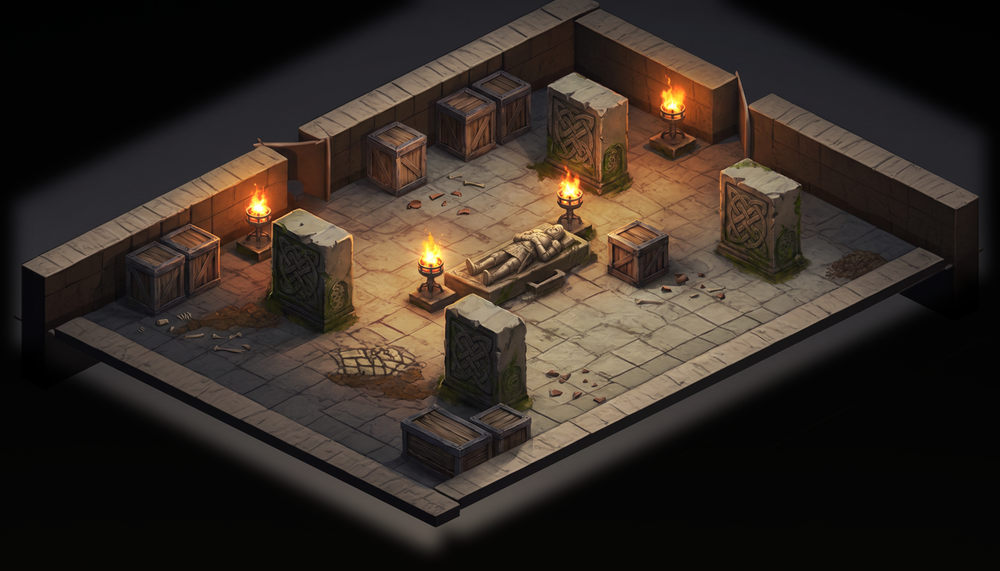
#> input picture extensions/renderers/unity/plates/crypt_kit_v1_registered.png, 1000 x 571 px, shrunk from 1344 x 768 before the run
$ python atelier_luma_gate.py ../plates/crypt_kit_v1_registered.png
#> lines starting #> are read from the running program, lines starting #| are printed output that depends on the picture
#!/usr/bin/env python3
# Staging-law luma gate on the beauty pass. Gate: 60-85% of pixels L<26, 2-5% L>60 (Rec.709 luma).
import sys
import numpy as np
from PIL import Image
p = sys.argv[1] if len(sys.argv) > 1 else "atelier_beauty_v4.png"
im = Image.open(p).convert("RGB")
#> im is the input picture: PIL image 1000x571 RGB; mean R, G, B 52.7, 43, 35.8
arr = np.asarray(im, dtype=np.float64)
n = arr.shape[0] * arr.shape[1]
#> n = 571000
if n == 0:
    print(f"{p}: empty image, cannot compute luma gate")
    sys.exit(1)
L = 0.2126 * arr[:, :, 0] + 0.7152 * arr[:, :, 1] + 0.0722 * arr[:, :, 2]
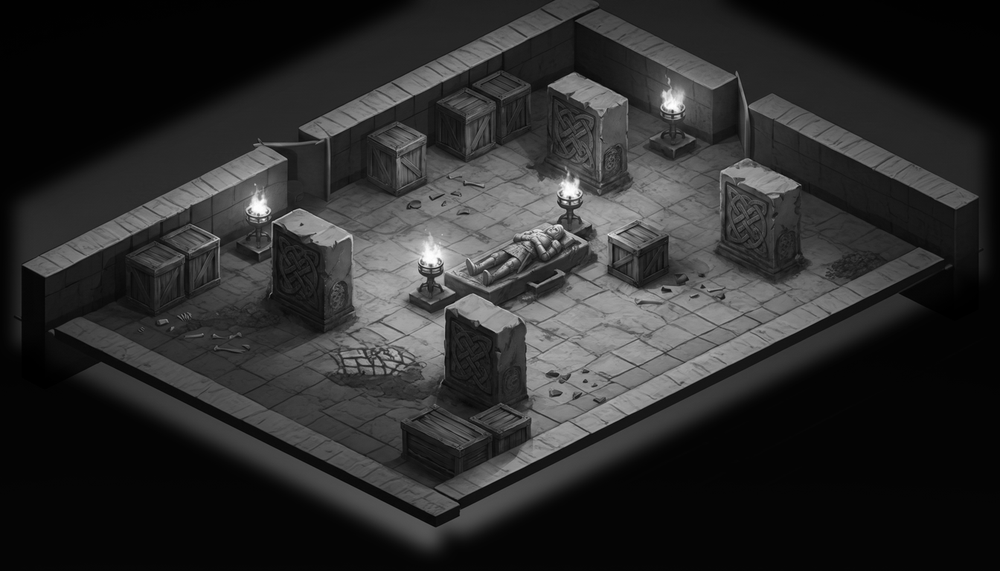
#> L: shape (571, 1000) float64; min 0, max 254.6, mean 44.5
dark = int(np.count_nonzero(L < 26))
#> dark = 252878
lit = int(np.count_nonzero(L > 60))
#> lit = 164790
tot = float(L.sum())
#> tot = 25433719.3
pd = 100.0 * dark / n
#> pd = 44.29
pl = 100.0 * lit / n
#> pl = 28.86
mean = tot / n
#> mean = 44.54
dark_ok = 60.0 <= pd <= 85.0
#> dark_ok = False
lit_ok = 2.0 <= pl <= 5.0
#> lit_ok = False
print(f"{p}: pixels={n} mean_L={mean:.2f}")
#| ../plates/crypt_kit_v1_registered.png: pixels=571000 mean_L=44.54
print(f"  DARK L<26 : {pd:.2f}%  (gate 60-85%)  {'OK' if dark_ok else 'FAIL'}")
#|   DARK L<26 : 44.29%  (gate 60-85%)  FAIL
print(f"  LIT  L>60 : {pl:.2f}%  (gate 2-5%)    {'OK' if lit_ok else 'FAIL'}")
#|   LIT  L>60 : 28.86%  (gate 2-5%)    FAIL
print(f"  VERDICT: {'PASS' if dark_ok and lit_ok else 'FAIL'}")
#|   VERDICT: FAIL

$ run again, on qa/evidence/1305/animated_armor_grounded.jpg
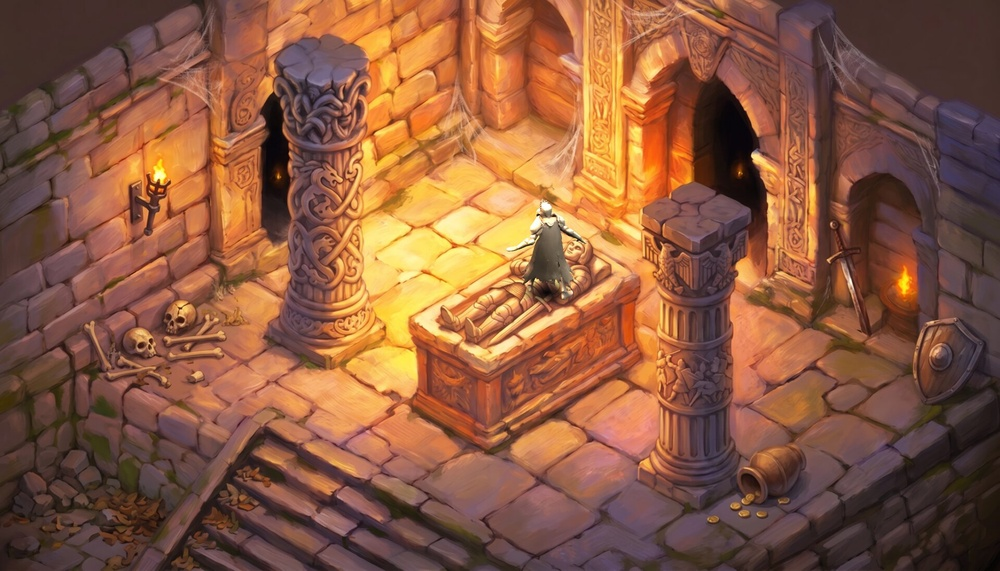
#> input picture qa/evidence/1305/animated_armor_grounded.jpg, 1000 x 571 px, shrunk from 1920 x 1097 before the run
#> im is the input picture: PIL image 1000x571 RGB; mean R, G, B 138.6, 89.7, 64
#> `L = 0.2126 * arr[:, :, 0] + 0.7152 * arr[:, :, 1] + 0.0722 * arr[:, :,..`:
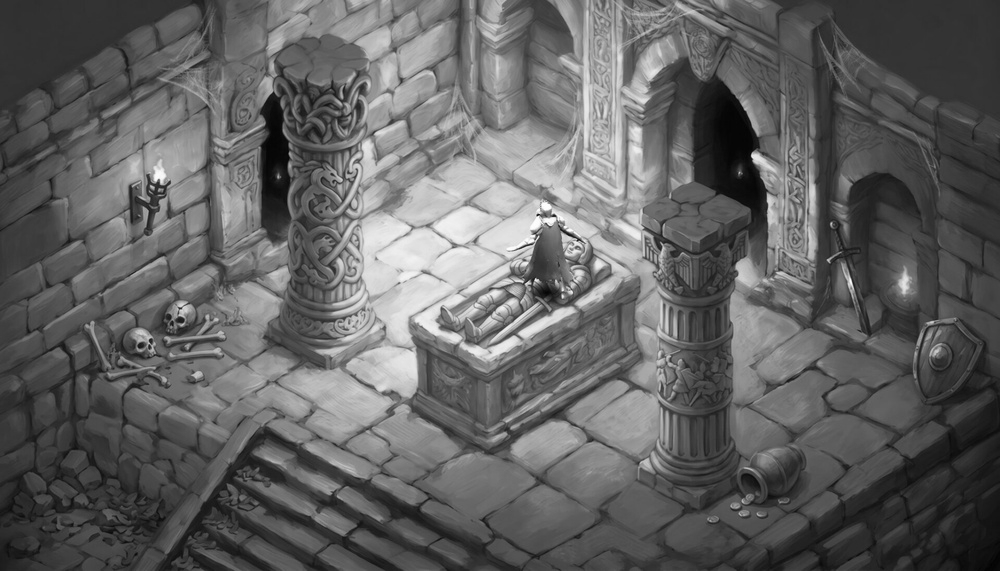
#> L: shape (571, 1000) float64; min 2.35, max 255, mean 98.2
#> dark = 12939
#> lit = 429876
#> tot = 56091686.5
#> pd = 2.27
#> pl = 75.28
#> mean = 98.23
#> dark_ok = False
#| ../../../../qa/evidence/1305/animated_armor_grounded.jpg: pixels=571000 mean_L=98.23
#|   DARK L<26 : 2.27%  (gate 60-85%)  FAIL
#|   LIT  L>60 : 75.28%  (gate 2-5%)    FAIL
#|   VERDICT: FAIL
